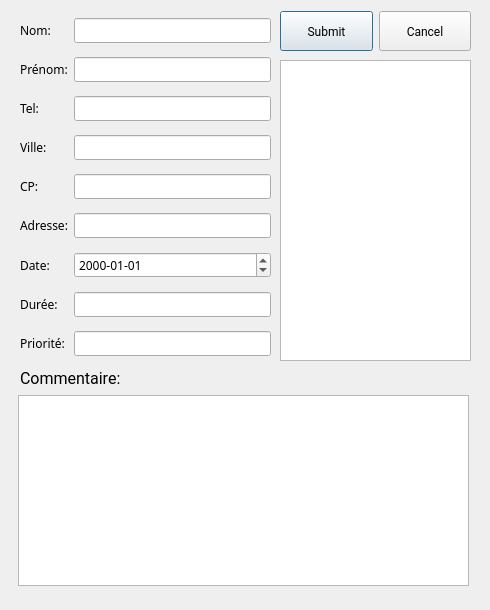
<?xml version="1.0" encoding="UTF-8"?>
<ui version="4.0">
 <class>PatientDlg</class>
 <widget class="QDialog" name="PatientDlg">
  <property name="geometry">
   <rect>
    <x>0</x>
    <y>0</y>
    <width>490</width>
    <height>610</height>
   </rect>
  </property>
  <property name="minimumSize">
   <size>
    <width>490</width>
    <height>610</height>
   </size>
  </property>
  <property name="maximumSize">
   <size>
    <width>490</width>
    <height>610</height>
   </size>
  </property>
  <property name="windowTitle">
   <string>Dialog</string>
  </property>
  <widget class="QLabel" name="label_commentaire">
   <property name="geometry">
    <rect>
     <x>20</x>
     <y>370</y>
     <width>111</width>
     <height>17</height>
    </rect>
   </property>
   <property name="font">
    <font>
     <family>Roboto</family>
     <pointsize>12</pointsize>
    </font>
   </property>
   <property name="text">
    <string>Commentaire:</string>
   </property>
  </widget>
  <widget class="QTextEdit" name="textEdit_commentaire">
   <property name="geometry">
    <rect>
     <x>18</x>
     <y>395</y>
     <width>451</width>
     <height>191</height>
    </rect>
   </property>
   <property name="font">
    <font>
     <family>Roboto</family>
    </font>
   </property>
  </widget>
  <widget class="QWidget" name="layoutWidget">
   <property name="geometry">
    <rect>
     <x>20</x>
     <y>10</y>
     <width>251</width>
     <height>361</height>
    </rect>
   </property>
   <layout class="QGridLayout" name="gridLayout">
    <item row="8" column="1">
     <widget class="QLineEdit" name="lineEdit_priorite">
      <property name="font">
       <font>
        <family>微软雅黑</family>
       </font>
      </property>
     </widget>
    </item>
    <item row="2" column="0">
     <widget class="QLabel" name="label_tel">
      <property name="font">
       <font>
        <family>微软雅黑</family>
       </font>
      </property>
      <property name="text">
       <string>Tel:</string>
      </property>
     </widget>
    </item>
    <item row="4" column="0">
     <widget class="QLabel" name="label_cp">
      <property name="font">
       <font>
        <family>微软雅黑</family>
       </font>
      </property>
      <property name="text">
       <string>CP:</string>
      </property>
     </widget>
    </item>
    <item row="6" column="0">
     <widget class="QLabel" name="label_date">
      <property name="font">
       <font>
        <family>微软雅黑</family>
       </font>
      </property>
      <property name="text">
       <string>Date:</string>
      </property>
     </widget>
    </item>
    <item row="3" column="0">
     <widget class="QLabel" name="label_ville">
      <property name="font">
       <font>
        <family>微软雅黑</family>
       </font>
      </property>
      <property name="text">
       <string>Ville:</string>
      </property>
     </widget>
    </item>
    <item row="0" column="0">
     <widget class="QLabel" name="label_nom">
      <property name="font">
       <font>
        <family>微软雅黑</family>
       </font>
      </property>
      <property name="text">
       <string>Nom:</string>
      </property>
     </widget>
    </item>
    <item row="0" column="1">
     <widget class="QLineEdit" name="lineEdit_nom">
      <property name="font">
       <font>
        <family>微软雅黑</family>
       </font>
      </property>
     </widget>
    </item>
    <item row="3" column="1">
     <widget class="QLineEdit" name="lineEdit_ville">
      <property name="font">
       <font>
        <family>微软雅黑</family>
       </font>
      </property>
     </widget>
    </item>
    <item row="4" column="1">
     <widget class="QLineEdit" name="lineEdit_cp">
      <property name="font">
       <font>
        <family>微软雅黑</family>
       </font>
      </property>
     </widget>
    </item>
    <item row="1" column="1">
     <widget class="QLineEdit" name="lineEdit_prenom">
      <property name="font">
       <font>
        <family>微软雅黑</family>
       </font>
      </property>
     </widget>
    </item>
    <item row="7" column="0">
     <widget class="QLabel" name="label_duree">
      <property name="font">
       <font>
        <family>微软雅黑</family>
       </font>
      </property>
      <property name="text">
       <string>Durée:</string>
      </property>
     </widget>
    </item>
    <item row="1" column="0">
     <widget class="QLabel" name="label_prenom">
      <property name="font">
       <font>
        <family>微软雅黑</family>
       </font>
      </property>
      <property name="text">
       <string>Prénom:</string>
      </property>
     </widget>
    </item>
    <item row="5" column="1">
     <widget class="QLineEdit" name="lineEdit_adresse">
      <property name="font">
       <font>
        <family>微软雅黑</family>
       </font>
      </property>
     </widget>
    </item>
    <item row="7" column="1">
     <widget class="QLineEdit" name="lineEdit_duree">
      <property name="font">
       <font>
        <family>微软雅黑</family>
       </font>
      </property>
     </widget>
    </item>
    <item row="8" column="0">
     <widget class="QLabel" name="label_priorite">
      <property name="font">
       <font>
        <family>微软雅黑</family>
       </font>
      </property>
      <property name="text">
       <string>Priorité:</string>
      </property>
     </widget>
    </item>
    <item row="5" column="0">
     <widget class="QLabel" name="label_adresse">
      <property name="font">
       <font>
        <family>微软雅黑</family>
       </font>
      </property>
      <property name="text">
       <string>Adresse:</string>
      </property>
     </widget>
    </item>
    <item row="2" column="1">
     <widget class="QLineEdit" name="lineEdit_tel">
      <property name="font">
       <font>
        <family>微软雅黑</family>
       </font>
      </property>
     </widget>
    </item>
    <item row="6" column="1">
     <widget class="QDateEdit" name="dateEdit_debut">
      <property name="font">
       <font>
        <family>微软雅黑</family>
       </font>
      </property>
      <property name="dateTime">
       <datetime>
        <hour>0</hour>
        <minute>0</minute>
        <second>0</second>
        <year>2000</year>
        <month>1</month>
        <day>1</day>
       </datetime>
      </property>
      <property name="displayFormat">
       <string>yyyy-MM-dd</string>
      </property>
     </widget>
    </item>
   </layout>
   <zorder>lineEdit_priorite</zorder>
   <zorder>lineEdit_duree</zorder>
   <zorder>lineEdit_adresse</zorder>
   <zorder>lineEdit_cp</zorder>
   <zorder>lineEdit_ville</zorder>
   <zorder>lineEdit_tel</zorder>
   <zorder>lineEdit_prenom</zorder>
   <zorder>lineEdit_nom</zorder>
   <zorder>label_prenom</zorder>
   <zorder>label_nom</zorder>
   <zorder>label_tel</zorder>
   <zorder>label_adresse</zorder>
   <zorder>label_cp</zorder>
   <zorder>label_ville</zorder>
   <zorder>label_date</zorder>
   <zorder>label_duree</zorder>
   <zorder>label_priorite</zorder>
   <zorder>dateEdit_debut</zorder>
  </widget>
  <widget class="QTableWidget" name="tableWidget_ress">
   <property name="geometry">
    <rect>
     <x>280</x>
     <y>60</y>
     <width>191</width>
     <height>301</height>
    </rect>
   </property>
  </widget>
  <widget class="QWidget" name="">
   <property name="geometry">
    <rect>
     <x>280</x>
     <y>10</y>
     <width>191</width>
     <height>42</height>
    </rect>
   </property>
   <layout class="QHBoxLayout" name="horizontalLayout">
    <item>
     <widget class="QPushButton" name="pushButton_submit">
      <property name="minimumSize">
       <size>
        <width>0</width>
        <height>40</height>
       </size>
      </property>
      <property name="baseSize">
       <size>
        <width>0</width>
        <height>0</height>
       </size>
      </property>
      <property name="font">
       <font>
        <family>Roboto</family>
       </font>
      </property>
      <property name="text">
       <string>Submit</string>
      </property>
     </widget>
    </item>
    <item>
     <widget class="QPushButton" name="pushButton_cencel">
      <property name="minimumSize">
       <size>
        <width>0</width>
        <height>40</height>
       </size>
      </property>
      <property name="baseSize">
       <size>
        <width>0</width>
        <height>0</height>
       </size>
      </property>
      <property name="font">
       <font>
        <family>Roboto</family>
       </font>
      </property>
      <property name="text">
       <string>Cancel</string>
      </property>
     </widget>
    </item>
   </layout>
  </widget>
  <zorder>layoutWidget</zorder>
  <zorder>textEdit_commentaire</zorder>
  <zorder>label_commentaire</zorder>
  <zorder>layoutWidget</zorder>
  <zorder>tableWidget_ress</zorder>
 </widget>
 <tabstops>
  <tabstop>lineEdit_nom</tabstop>
  <tabstop>lineEdit_prenom</tabstop>
  <tabstop>lineEdit_tel</tabstop>
  <tabstop>lineEdit_ville</tabstop>
  <tabstop>lineEdit_cp</tabstop>
  <tabstop>lineEdit_adresse</tabstop>
  <tabstop>dateEdit_debut</tabstop>
  <tabstop>lineEdit_duree</tabstop>
  <tabstop>lineEdit_priorite</tabstop>
  <tabstop>textEdit_commentaire</tabstop>
  <tabstop>tableWidget_ress</tabstop>
  <tabstop>pushButton_submit</tabstop>
  <tabstop>pushButton_cencel</tabstop>
 </tabstops>
 <resources/>
 <connections/>
</ui>
